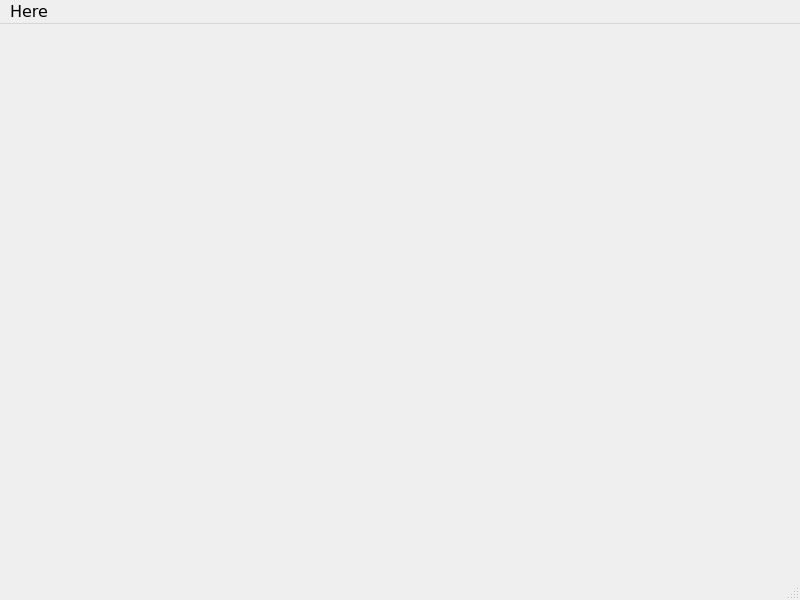
<?xml version="1.0" encoding="UTF-8"?>
<ui version="4.0">
 <class>MainWindow</class>
 <widget class="QMainWindow" name="MainWindow">
  <property name="windowModality">
   <enum>Qt::ApplicationModal</enum>
  </property>
  <property name="geometry">
   <rect>
    <x>0</x>
    <y>0</y>
    <width>800</width>
    <height>600</height>
   </rect>
  </property>
  <property name="font">
   <font>
    <family>Verdana</family>
    <pointsize>12</pointsize>
   </font>
  </property>
  <property name="windowTitle">
   <string>MainWindow</string>
  </property>
  <property name="toolButtonStyle">
   <enum>Qt::ToolButtonIconOnly</enum>
  </property>
  <widget class="QWidget" name="centralwidget"/>
  <widget class="QMenuBar" name="menubar">
   <property name="geometry">
    <rect>
     <x>0</x>
     <y>0</y>
     <width>800</width>
     <height>24</height>
    </rect>
   </property>
   <widget class="QMenu" name="menuHere">
    <property name="title">
     <string>Here</string>
    </property>
   </widget>
   <addaction name="menuHere"/>
  </widget>
  <widget class="QStatusBar" name="statusbar"/>
 </widget>
 <resources/>
 <connections/>
</ui>
